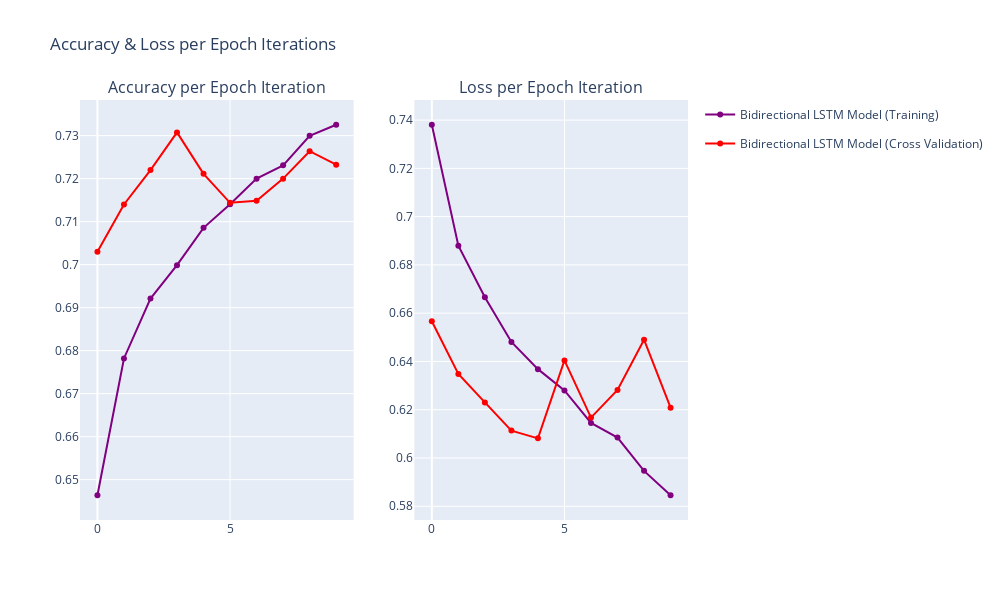

The cell this chart's notebook holds for it:
### Code cell
fig = make_subplots(rows=1, cols=2,
                    subplot_titles=["Accuracy per Epoch Iteration", "Loss per Epoch Iteration"])
# fig.add_trace(
#     go.Scatter(x=acc_df['Epoch Iteration'], y=acc_df["LSTM Model (Training)"], 
#                 name="LSTM Model (Training)", legendgroup='group1', line_color='deepskyblue'),
#     row=1, col=1
# )
fig.add_trace(
    go.Scatter(x=acc_df['Epoch Iteration'], y=acc_df["Bidirectional LSTM Model (Training)"], 
                name="Bidirectional LSTM Model (Training)", legendgroup='group2', line_color='purple'),
    row=1, col=1
)
# fig.add_trace(
#     go.Scatter(x=acc_df['Epoch Iteration'], y=acc_df["LSTM Model (Cross Validation)"], 
#                 name="LSTM Model (Cross Validation)", legendgroup='group3', line_color='green'),
#     row=1, col=1
# )
fig.add_trace(
    go.Scatter(x=acc_df['Epoch Iteration'], y=acc_df["Bidirectional LSTM Model (Cross Validation)"], 
                name="Bidirectional LSTM Model (Cross Validation)", legendgroup='group4', line_color='red'),
    row=1, col=1
)

# fig.add_trace(
#     go.Scatter(x=loss_df['Epoch Iteration'], y=loss_df["LSTM Model (Training)"], 
#                 name="LSTM Model (Training)", legendgroup='group1', line_color='deepskyblue', showlegend = False),
#     row=1, col=2
# )

fig.add_trace(
    go.Scatter(x=loss_df['Epoch Iteration'], y=loss_df["Bidirectional LSTM Model (Training)"], 
                name="Bidirectional LSTM Model (Training)", legendgroup='group2', line_color='purple', showlegend = False),
    row=1, col=2
)
# fig.add_trace(
#     go.Scatter(x=loss_df['Epoch Iteration'], y=loss_df["LSTM Model (Cross Validation)"], 
#                 name="LSTM Model (Cross Validation)", legendgroup='group3', line_color='green', showlegend = False),
#     row=1, col=2
# )
fig.add_trace(
    go.Scatter(x=loss_df['Epoch Iteration'], y=loss_df["Bidirectional LSTM Model (Cross Validation)"], 
                name="Bidirectional LSTM Model (Cross Validation)", legendgroup='group4', line_color='red', showlegend = False), 
    row=1, col=2
)


fig.update_layout(height=600, width=1000, title_text="Accuracy & Loss per Epoch Iterations")
fig.show()

### Figure 1 — Plotly figure (JSON) as saved in the notebook; plotly's stock layout.template omitted (floating-point values rounded to 4 significant figures)
{"data": [{"legendgroup": "group2", "line": {"color": "purple"}, "name": "Bidirectional LSTM Model (Training)", "type": "scatter", "x": [0, 1, 2, 3, 4, 5, 6, 7, 8, 9], "xaxis": "x", "y": [0.6464, 0.6782, 0.6921, 0.6999, 0.7086, 0.714, 0.72, 0.7231, 0.73, 0.7325], "yaxis": "y"}, {"legendgroup": "group4", "line": {"color": "red"}, "name": "Bidirectional LSTM Model (Cross Validation)", "type": "scatter", "x": [0, 1, 2, 3, 4, 5, 6, 7, 8, 9], "xaxis": "x", "y": [0.703, 0.714, 0.722, 0.7308, 0.7211, 0.7144, 0.7149, 0.72, 0.7264, 0.7232], "yaxis": "y"}, {"legendgroup": "group2", "line": {"color": "purple"}, "name": "Bidirectional LSTM Model (Training)", "showlegend": false, "type": "scatter", "x": [0, 1, 2, 3, 4, 5, 6, 7, 8, 9], "xaxis": "x2", "y": [0.7381, 0.688, 0.6666, 0.6481, 0.6368, 0.628, 0.6145, 0.6084, 0.5947, 0.5846], "yaxis": "y2"}, {"legendgroup": "group4", "line": {"color": "red"}, "name": "Bidirectional LSTM Model (Cross Validation)", "showlegend": false, "type": "scatter", "x": [0, 1, 2, 3, 4, 5, 6, 7, 8, 9], "xaxis": "x2", "y": [0.6566, 0.6348, 0.623, 0.6113, 0.6081, 0.6404, 0.6167, 0.6282, 0.649, 0.6208], "yaxis": "y2"}], "layout": {"annotations": [{"font": {"size": 16}, "showarrow": false, "text": "Accuracy per Epoch Iteration", "x": 0.225, "xanchor": "center", "xref": "paper", "y": 1, "yanchor": "bottom", "yref": "paper"}, {"font": {"size": 16}, "showarrow": false, "text": "Loss per Epoch Iteration", "x": 0.775, "xanchor": "center", "xref": "paper", "y": 1, "yanchor": "bottom", "yref": "paper"}], "height": 600, "title": {"text": "Accuracy & Loss per Epoch Iterations"}, "width": 1000, "xaxis": {"anchor": "y", "domain": [0, 0.45]}, "xaxis2": {"anchor": "y2", "domain": [0.55, 1]}, "yaxis": {"anchor": "x", "domain": [0, 1]}, "yaxis2": {"anchor": "x2", "domain": [0, 1]}}}
